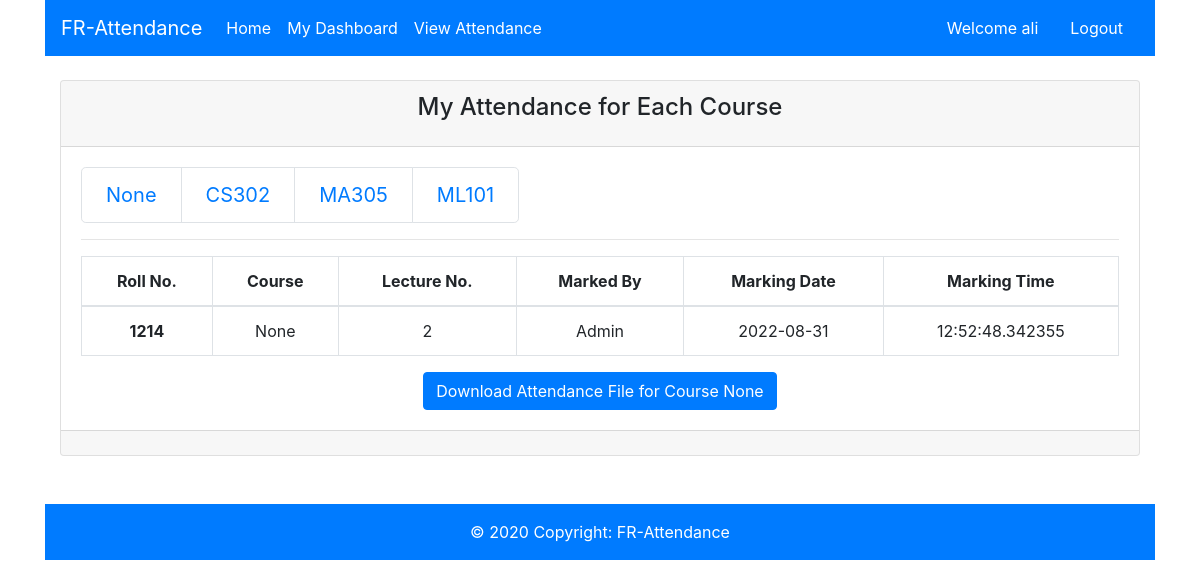
/my_attendance (signed in), run on the app's committed database.
### models.py (models this page shows)
class Attendance(db.Model):
    __tablename__ = 'Attendance'
    __table_args__ = {'extend_existing': True}
    att_id = db.Column(db.Integer, primary_key=True)
    rollno = db.Column(db.Integer)
    course = db.Column(db.String(80))
    lecture_no = db.Column(db.Integer)
    marked_by = db.Column(db.String(80))
    marked_date = db.Column(db.Date)
    marked_time = db.Column(db.Time)

### app.py (the view)
@app.route('/my_attendance')
@is_student_logged_in
def view_attendance():
    course = request.args.get('course')
    unique_courses = Attendance.query.filter_by(rollno=session['roll_no']).with_entities(
        Attendance.course).distinct().order_by(Attendance.course).all()
    if course is None:
        course = unique_courses[0][0]
    attendance = Attendance.query.filter_by(
        rollno=session['roll_no'], course=course).all()
    return render_template('view_attendance.html', unique_courses=unique_courses, attendance=attendance)

### app.py (called while the page is built)
def is_student_logged_in(f):
    @wraps(f)
    def wrap(*args, **kwargs):
        if 'std_logged_in' in session:
            return f(*args, **kwargs)
        else:
            flash('Unauthorized, Please login!', 'danger')
            return redirect(url_for('login_student'))
    return wrap

### templates/view_attendance.html
{% extends 'layout.html' %}
{% block body %}
          <div class="col-md-12">
            <div class="card text-center">
              <div class="card-header">
                <h4 class="card-title">My Attendance for Each Course</h4>
              </div>
              <div class="card-body">
                {% if attendance is not none %}
                  <nav aria-label="Page navigation example">
                      <ul class="pagination pagination-lg">
                        {% for course in unique_courses %}
                          <li class="page-item"><a class="page-link" href="{{ url_for('view_attendance', course=course[0]) }}"> {{ course[0] }}</a></li>
                        {% endfor %}
                      </ul>
                  </nav>
                  <hr>
                  <table class="table table-bordered">
                    <thead>
                      <tr>
                        <th scope="col">Roll No.</th>
                        <th scope="col">Course</th>
                        <th scope="col">Lecture No.</th>
                        <th scope="col">Marked By</th>
                        <th scope="col">Marking Date</th>
                        <th scope="col">Marking Time</th>
                      </tr>
                    </thead>
                    <tbody>
                      {% for a in attendance %}
                      <tr>
                        <th>{{ a.rollno }}</th>
                        <td>{{ a.course }}</td>
                        <td>{{ a.lecture_no }}</td>
                        <td>{{ a.marked_by }}</td>
                        <td>{{ a.marked_date }}</td>
                        <td>{{ a.marked_time }}</td>
                      </tr>
                      {% endfor %}
                    </tbody>
                  </table>
                  {% if not session.is_admin %}
                    {% if request.args.get('course') is not none %}
                    <a href="/studentdownloadcsv/{% if request.args.get('course') is none %}{{unique_courses[0][0]}}{% else %}{{request.args.get('course')}}{% endif %}" class="btn btn-primary">
                      Download Attendance File for Course {{ request.args.get('course') }}
                    </a>
                    {% else %}
                    <a href="/studentdownloadcsv/{{ unique_courses[0][0] }}" class="btn btn-primary">
                      Download Attendance File for Course {{ unique_courses[0][0] }}
                    </a>
                    {% endif %}
                  {% endif %}
                {% else %}
                  <h5 class="text text-danger">No Records Available</h5>
                {% endif %}
              </div>
              <div class="card-footer text-muted">
              </div>
            </div>
          </div>
{% endblock %}

### templates/layout.html (style rules this page uses)
nav, footer { color: white }

### data on the page
Attendance: rollno "1214", course "None", lecture_no "2", marked_by "Admin", marked_date "2022-08-31", marked_time "12:52:48.342355"

### other printed values
{{ session.uname }} "ali"
{{ course[0] }} "None" "CS302" "MA305" "ML101"
{{ unique_courses[0][0] }} "None"
